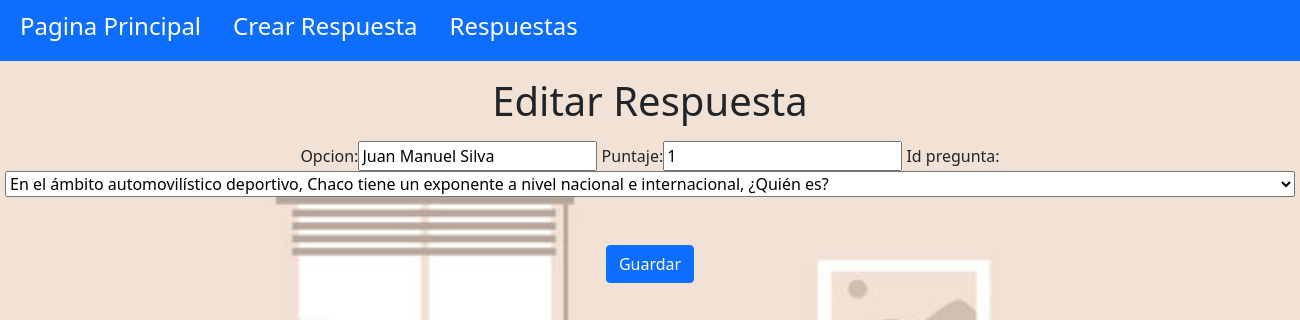
The app's page /juego/editar_respuesta/3 (signed in) with its own data.
### juego/models.py (models this page shows, shortened)
class Respuesta(models.Model):
    id_pregunta= models.ForeignKey('Pregunta', on_delete=models.CASCADE)
    opcion= models.CharField(max_length=200)
    puntaje= models.IntegerField()

### juego/views.py (the view)
# urls.py: path("editar_respuesta/<int:identificador>", views.editar_respuesta, name="editar_respuesta"),
@permission_required('juedo.change_respuesta', login_url='/login')
@login_required(login_url='/login')
def editar_respuesta(request, identificador):
    respuesta= Respuesta.objects.get(pk=identificador)
    if request.method == "POST":
        form = RespuestaForm(request.POST, instance=respuesta)
        if form.is_valid():
            item = form.save(commit=False)
            item.autor = request.user
            item.fecha_creacion = datetime.now()
            item.save()
            return redirect('juego:detalle_respuesta', identificador=item.id)
    else:
        form = RespuestaForm(instance=respuesta)
    return render(request, 'juego/editar_respuesta.html', {'form': form})

### juego/forms.py
class RespuestaForm(forms.ModelForm):
    class Meta:
        model = Respuesta
        fields = ('opcion','puntaje','id_pregunta')

### juego/models.py (called while the page is built)
    def __str__(self):
        return self.pregunta

### templates/juego/editar_respuesta.html (shortened to what this page needs)
<html>
    <head>
    </head>
    <link href="https://cdn.jsdelivr.net/npm/bootstrap@5.1.0/dist/css/bootstrap.min.css" rel="stylesheet">
<body>
<nav class="navbar navbar-dark bg-primary p-1">
    <ul class="nav justify-content-end">
  <li class="nav-item">
    <a class="nav-link active text-white h4"  aria-current="page" href="/">Pagina Principal</a>
  </li>
  <li class="nav-item">
    <a class="nav-link text-white h4" href="/juego/crear_respuesta">Crear Respuesta</a>
  </li>
  <li class="nav-item">
    <a class="nav-link active text-white h4"  aria-current="page" href="/juego/respuestas">Respuestas</a>
  </li>
</ul>
</nav>
<p class="h1 m-3" align="center">Editar Respuesta</p>
{% block body %}
   <div align="center"> <form method="POST" class="post-form">
        {{ form }}
        <button type="submit" class="btn btn-primary m-5">Guardar</button>
    </form></div>
{% endblock %}
</html>

### templates/juego/editar_respuesta.html (style rules this page uses)
body { background-image: url(../static/trabajo.jpg); background-repeat: no-repeat; background-attachment: fixed; background-size: cover; }

### records on screen
Respuesta: opcion "Juan Manuel Silva", puntaje "1", id_pregunta "En el ámbito automovilístico deportivo, Chaco tiene un exponente a nivel nacional e internacional, ¿Quién es?"
